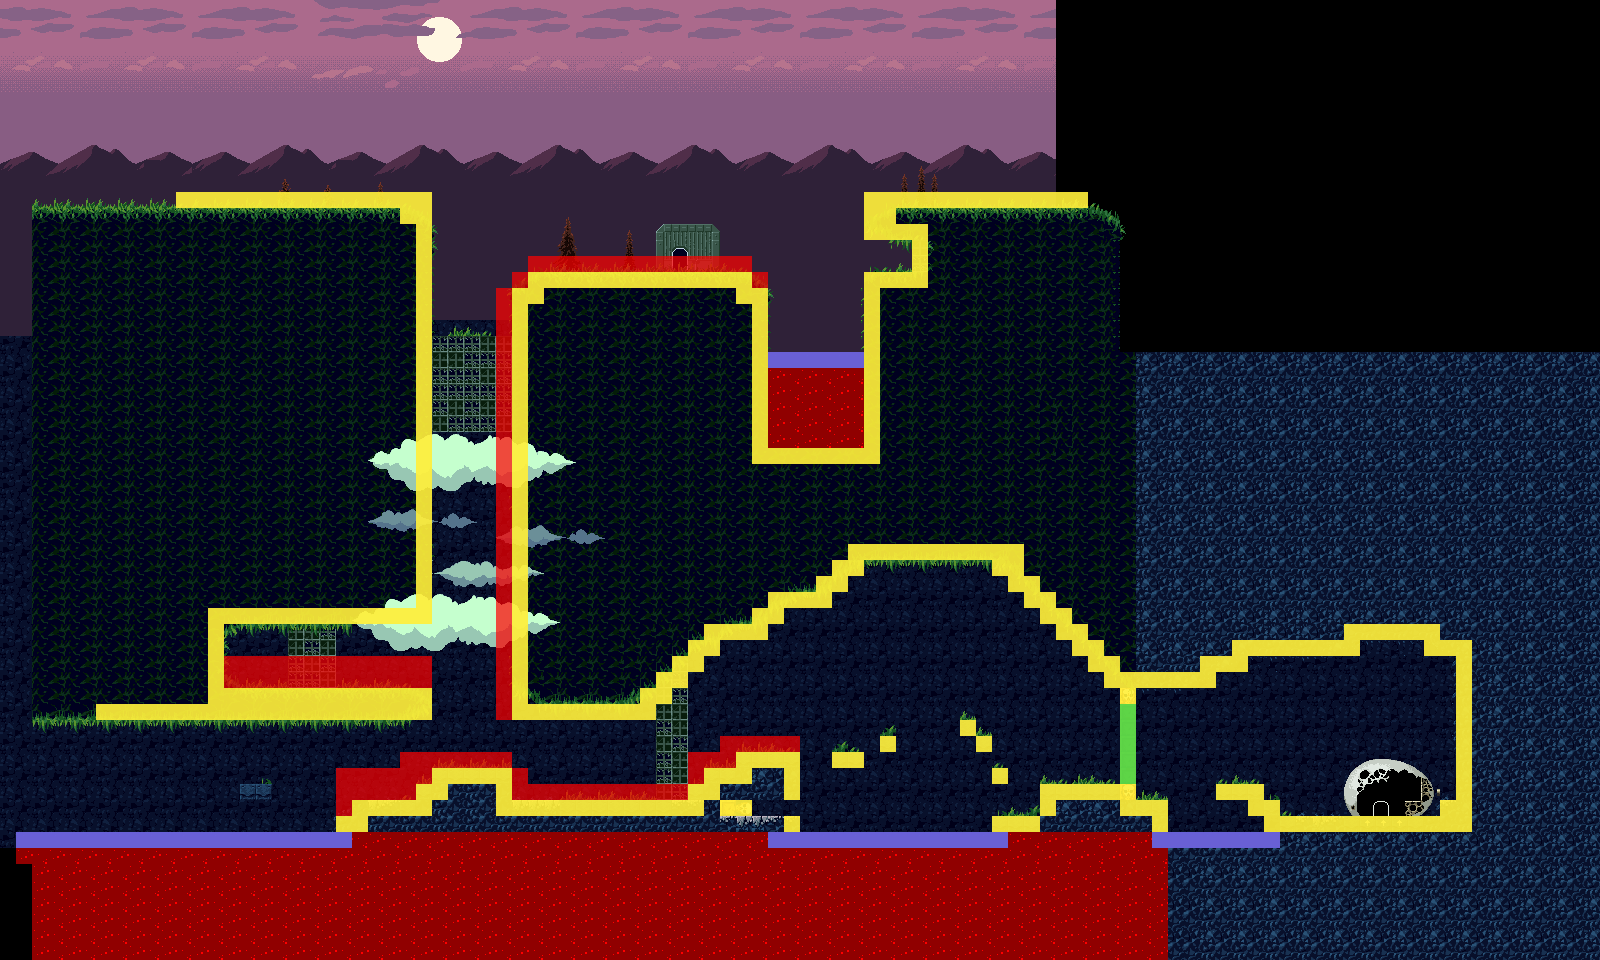

Below is a game level as drawn by its tile map, then a one-line description and the .tmx that defines it (tile-layer data replaced by summaries):
An orthogonal 100x60 tile map with 16x16 px tiles, 5 tile layers (Parallax, BaseTiles, Gate, Above, ...), 4 tilesets and 17 objects (5x 3, 5x 6, 2x 1, 2x 2, StartPos, ...).

<map version="1.0" orientation="orthogonal" renderorder="right-down" width="100" height="60" tilewidth="16" tileheight="16" nextobjectid="71">
 <tileset firstgid="1" name="Background" tilewidth="16" tileheight="16" tilecount="187" columns="17">
  <image source="Background.png" width="272" height="190" />
 </tileset>
 <tileset firstgid="188" name="GeneralTileset" tilewidth="16" tileheight="16" tilecount="992" columns="16">
  <image source="GeneralTileset.png" width="256" height="1000" />
 </tileset>
 <tileset firstgid="1180" name="Colliders" tilewidth="16" tileheight="16" tilecount="4" columns="4">
  <image source="Colliders.png" width="64" height="16" />
 </tileset>
 <tileset firstgid="1184" name="Trees" tilewidth="16" tileheight="16" tilecount="340" columns="34">
  <image source="Trees.png" width="544" height="160" />
 </tileset>
 <layer name="Parallax" width="100" height="60">
  <properties>
   <property name="Speed" type="float" value="0.8" />
  </properties>
  <data>[6000 cells, 4348 non-empty, 191 distinct tile ids]</data>
 </layer>
 <layer name="BaseTiles" width="100" height="60">
  <data>[6000 cells, 2704 non-empty, 136 distinct tile ids]</data>
 </layer>
 <layer name="Gate" width="100" height="60">
  <data>[6000 cells, 5 non-empty, 3 distinct tile ids]</data>
 </layer>
 <layer name="Above" width="100" height="60">
  <data>[6000 cells, 1079 non-empty, 131 distinct tile ids]</data>
 </layer>
 <layer name="Collision" width="100" height="60">
  <data>[6000 cells, 530 non-empty, 4 distinct tile ids]</data>
 </layer>
 <objectgroup name="Player">
  <object id="1" name="StartPos" x="672" y="208" width="16" height="16" />
  <object id="3" name="EndPos" x="1360" y="752" width="64" height="64" />
  <object id="5" name="Gate" x="736" y="800" width="16" height="16" />
 </objectgroup>
 <objectgroup name="Enemies">
  <object id="42" name="Enemy1" type="3" x="549" y="53.5">
   <polyline points="0,0 -13.5,84 -51,100.5 -122,91 -178.5,58.5 -131,-8.5 -81.5,44 -52,-12.5" />
  </object>
  <object id="44" name="Enemy2" type="3" x="907.5" y="64">
   <polyline points="0,0 -142,-13.5 -190.5,33 -159,82.5 -76.5,57" />
  </object>
  <object id="46" name="Enemy6S" type="1" x="304" y="640" width="16" height="16" />
  <object id="47" name="Enemy6E" type="1" x="656" y="768" width="16" height="16" />
  <object id="50" name="Enemy7S" type="2" x="864" y="592" width="16" height="16" />
  <object id="51" name="Enemy7E" type="2" x="976" y="592" width="16" height="16" />
  <object id="53" name="Enemy5" type="3" x="1241" y="697.417">
   <polyline points="0,0 -15.3333,17.3333 23.3333,38 58.6667,11.3333 33.3333,-8" />
  </object>
  <object id="56" name="Enemy4" type="3" x="1376" y="736">
   <polyline points="0,0 -0.25,8.5 -43.5,35.75 -74.75,34.75 -72.75,8.25 -38.25,-8.75" />
  </object>
  <object id="64" name="Enemy3" type="3" x="120" y="705">
   <polyline points="0,0 48,-16.5 102,4 167.5,-6.5 165,25 151.5,64 140,80.5 48,82 14,48.5" />
  </object>
 </objectgroup>
 <objectgroup name="Cats">
  <object id="57" name="Cat1" type="6" x="864" y="240" width="16" height="16">
   <properties>
    <property name="right_death" type="bool" value="false" />
    <property name="state1" type="int" value="1" />
    <property name="state2" type="int" value="1" />
    <property name="state3" type="int" value="3" />
   </properties>
  </object>
  <object id="60" name="Cat2" type="6" x="368" y="768" width="16" height="16">
   <properties>
    <property name="right_death" type="bool" value="false" />
    <property name="state1" type="int" value="4" />
    <property name="state2" type="int" value="0" />
   </properties>
  </object>
  <object id="68" name="Cat3" type="6" x="224" y="752" width="16" height="16">
   <properties>
    <property name="right_death" type="bool" value="true" />
    <property name="state1" type="int" value="0" />
    <property name="state2" type="int" value="0" />
   </properties>
  </object>
  <object id="69" name="Cat4" type="6" x="992" y="784" width="16" height="16">
   <properties>
    <property name="right_death" type="bool" value="false" />
    <property name="state1" type="int" value="8" />
    <property name="state2" type="int" value="0" />
    <property name="state3" type="int" value="8" />
   </properties>
  </object>
  <object id="70" name="Cat5" type="6" x="1280" y="784" width="16" height="16">
   <properties>
    <property name="right_death" type="bool" value="true" />
    <property name="state1" type="int" value="5" />
    <property name="state2" type="int" value="5" />
    <property name="state3" type="int" value="1" />
   </properties>
  </object>
 </objectgroup>
</map>
